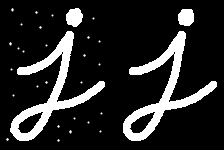
#> input picture opening.png, 224 x 150 px
$ jupyter execute 5-morphological_transformation.ipynb
#> lines starting #> are read from the running program, lines starting #| are printed output that depends on the picture; after the words box and inside, x2 and y2 are one past the last pixel; in counts of white or black regions, pixels touching at a corner belong together
[cell 1]
import cv2 as cv
from matplotlib import pyplot as plt
import numpy as np

[cell 2]
img = cv.imread("opening.png")
#> img is the input picture: shape (150, 224, 3); min 0, max 255, mean 39.8
plt.imshow(img)

[cell 3]
kernel = cv.getStructuringElement(cv.MORPH_RECT,(5,5))
img_erode = cv.morphologyEx(img,cv.MORPH_ERODE,kernel)
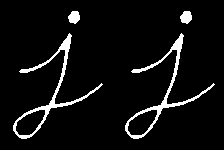
#> img_erode: shape (150, 224, 3); 6% white; 4 white regions, box (x1, y1, x2, y2) and area: (13, 33, 103, 139) 898, (125, 33, 215, 139) 898, (68, 11, 80, 24) 117, (180, 11, 192, 24) 117
plt.imshow(img_erode)

[cell 4]
kernel = cv.getStructuringElement(cv.MORPH_RECT,(5,5))
img_dil = cv.morphologyEx(img_erode,cv.MORPH_DILATE,kernel)
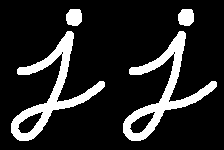
#> img_dil: shape (150, 224, 3); 15.2% white; 4 white regions, box (x1, y1, x2, y2) and area: (11, 31, 105, 141) 2326, (123, 31, 217, 141) 2326, (66, 9, 82, 26) 233, (178, 9, 194, 26) 233
plt.imshow(img_dil)

## CLOSING

[cell 5]
img = cv.imread("closing.png")
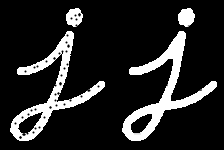
#> input picture closing.png, 224 x 150 px
#> img is the input picture: shape (150, 224, 3); min 0, max 255, mean 38.1
plt.imshow(img)

[cell 6]
kernel = cv.getStructuringElement(cv.MORPH_RECT,(5,5))
img_dil = cv.morphologyEx(img,cv.MORPH_DILATE,kernel)
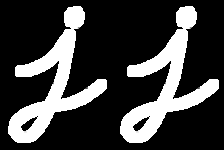
#> img_dil: shape (150, 224, 3); min 0, max 255, mean 62.6
plt.imshow(img_dil)

[cell 7]
kernel = cv.getStructuringElement(cv.MORPH_RECT,(5,5))
img_erode = cv.morphologyEx(img_dil,cv.MORPH_ERODE,kernel)
plt.imshow(img_erode)

[cell 8]
kernel = cv.getStructuringElement(cv.MORPH_RECT,(5,5))
img_gradient = cv.morphologyEx(img_erode,cv.MORPH_GRADIENT,kernel)
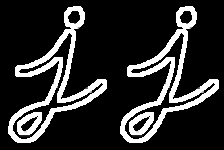
#> img_gradient: shape (150, 224, 3); min 0, max 255, mean 45.7
plt.imshow(img_gradient)
